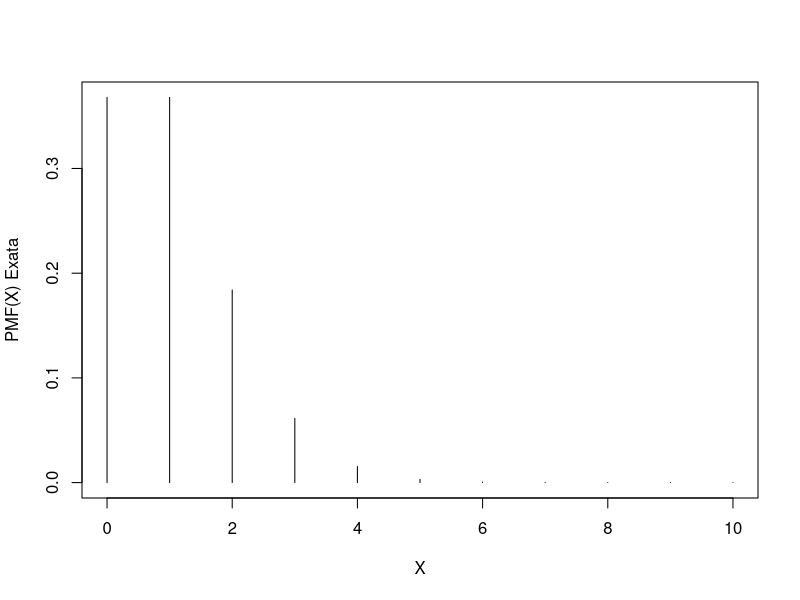
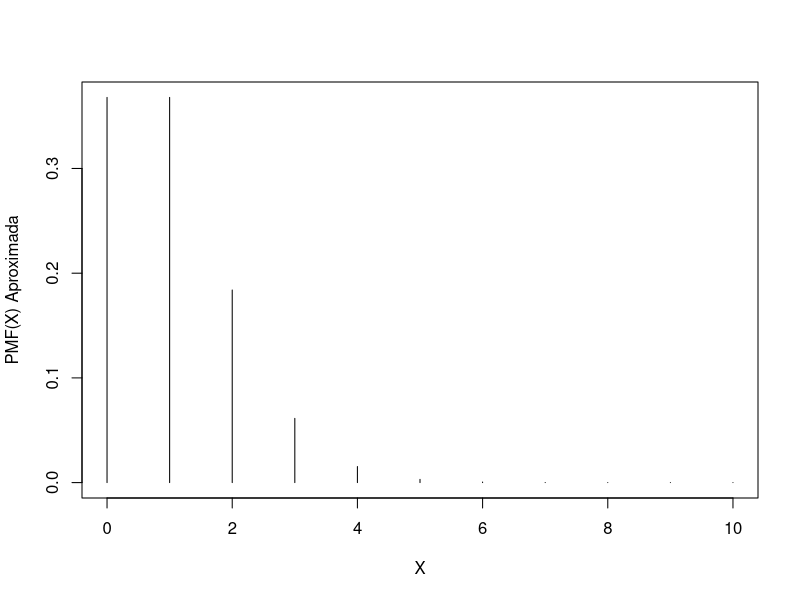

The R script that drew these images, in order:
#Parametros
p <- 10^-7
n <- 10^7

#Plot
x <- 0:10

#PMF
plot(x, dbinom(x, size= n, prob= p), type='h',
      ylab = 'PMF(X) Exata',
      xlab = 'X')

#PMF
plot(x, dpois(x, 1), type='h',
      ylab = 'PMF(X) Aproximada',
      xlab = 'X')